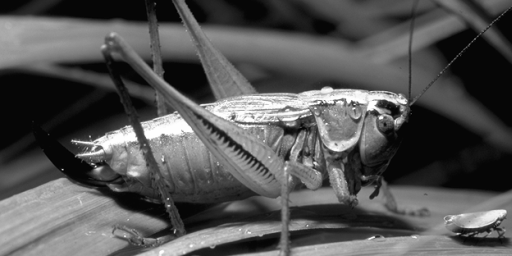
#> input picture C.Neuro/SfN/images/11.tiff, 512 x 256 px
$ jupyter execute --allow-errors 'SfN Presentation-Copy1.ipynb'   (shell and % lines are left out)
#> lines starting #> are read from the running program, lines starting #| are printed output that depends on the picture
[cell 1]
# importing necessary packages

import matplotlib.pyplot as plt
from matplotlib import pylab
import numpy as np
import wave
import sys
from scipy import signal
from sklearn.decomposition import FastICA

# making sure everything prints in iPython


# Vector

# opening the sound file
# spf = wave.open('bark.wav','r')
#> (the rest of this cell did not finish here and is left out)

[cell 2]
import sklearn.decomposition as decomposition

def icaComponents(array, components=20):
    icatemp = decomposition.FastICA(n_components=components)
    return icatemp.fit(array).components_

#> (the rest of this cell did not finish here and is left out)

[cell 3]
import numpy as np
import pylab as py
import math

#show plots in the notebook
py.bone()

#Gabor helper function
def gaborCalc(x, y, sx, sy, fx, fy):
    p1 = (1/(2*math.pi*sx*sy))
    p2 = math.exp(-0.5*(((x*x)/(sx*sx))+((y*y)/(sy*sy))))
    p3 = math.cos(2*math.pi*(fx*x+fy*y))
    return p1 * p2 * p3

def gaborFilter(sizeX = 16, sizeY = 16, sx = 2.0, sy = 3.5, fx = 0.2, fy = 0.0):
    return [[gaborCalc(x-7.5,y-7.5,sx,sy,fx,fy) for x in range(sizeX)] for y in range(sizeY)]

gabor_filter = gaborFilter()

print('mean before centering:',np.mean(gabor_filter))
gabor_filter = np.array(gabor_filter)
pos_ind = gabor_filter >= 0
neg_ind = gabor_filter < 0
pos_sum = np.sum(gabor_filter[pos_ind])
neg_sum = np.sum(gabor_filter[neg_ind])
gabor_filter[neg_ind] = - pos_sum / neg_sum * gabor_filter[neg_ind]
gabor_filter = list(gabor_filter)
print('mean after centering:',np.mean(gabor_filter))

py.imshow(gabor_filter)
py.colorbar()
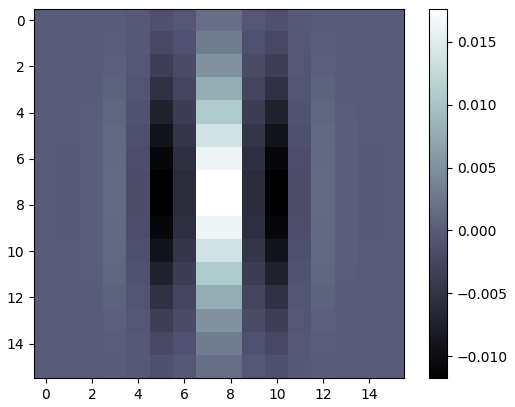
#> figure drawn by matplotlib, 2 panels

[cell 4]
import matplotlib.image as mpimg

#img = mpimg.imread('images/2.tiff')
#img = mpimg.imread('images/5.tiff')
img = mpimg.imread('images/11.tiff')
#> img is the input picture: shape (256, 512); min 0, max 254, mean 84.5

# show the image
fig = py.figure(figsize=(18,20))
fig.add_subplot(2,1,1)
py.imshow(img, cmap=py.cm.Greys_r)

from scipy import ndimage
fig.savefig("pic4.pdf")

#Convolve with the gabor filter
#img_gabor = ndimage.convolve(img, gabor_filter, mode='reflect', cval=0.0)
img_gabor = ndimage.convolve(img.astype(float), gabor_filter, mode='reflect', cval=0.0)
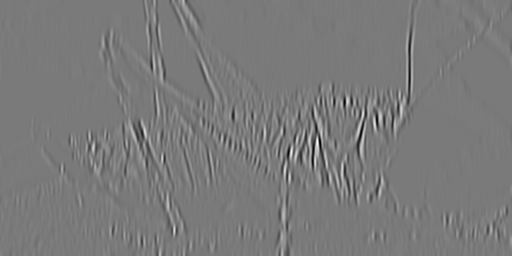
#> img_gabor: shape (256, 512) float64; min -16.72, max 18.09, mean 4.96e-05; drawn with min black and max white
fig.add_subplot(2,1,2)
py.imshow(img_gabor, cmap=py.cm.Greys_r)
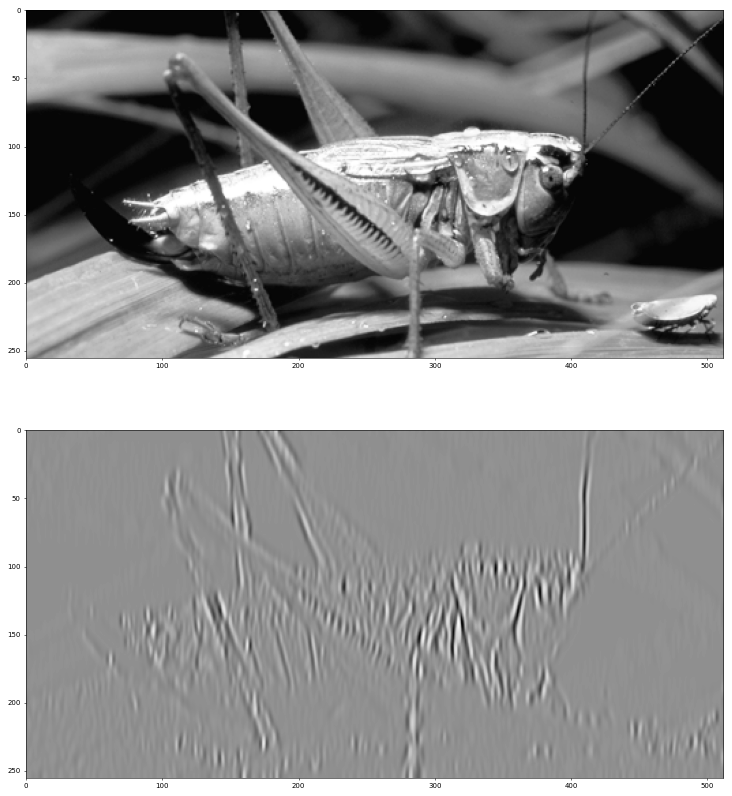
#> figure drawn by matplotlib, 2 panels

[cell 5]
def collect_natural_patches(img_folder, num_patches = 5000, patch_width = 8, downsample=2):
  """ collects image patches, in the same way as the LGN model, for analysis
  the natural images are from a specific folder of 13 .tiff files"""
#> called with img_folder = 'images', num_patches = 50000, patch_width = 8, downsample = 2

  from PIL import Image
  max_tries = num_patches * 50
  image_width = 200

  img_first_patch = 0 # the first patch number accepted from an image
  img_first_try = 0 # the first attempt to take a patch from the image
  patch_cnt = 0
  try_cnt = 0
  ds = downsample
  w = patch_width * ds
  d = w * w
  d_final = patch_width * patch_width
  avg_filt = np.ones([ds, ds],'float') / ds**2

  layer_patch = np.zeros([1,w,w],float)
  down_patch = np.zeros([1,patch_width,patch_width],'float')
  patch = np.zeros([d,1],float)

  img_patches = np.zeros( [d_final,num_patches],float)

  # change the image sampled from
  nat_img_cnt = 1
  active = Image.open(img_folder + '/' + str(nat_img_cnt) + '.tiff')
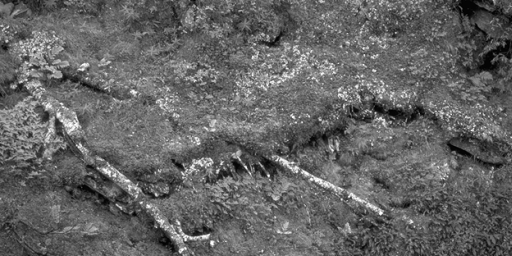
#> input picture C.Neuro/SfN/images/1.tiff, 512 x 256 px
#> active is the input picture: PIL image 512x256 L; min 0, max 255, mean 100.3
  active = np.asarray(active, 'double').transpose()
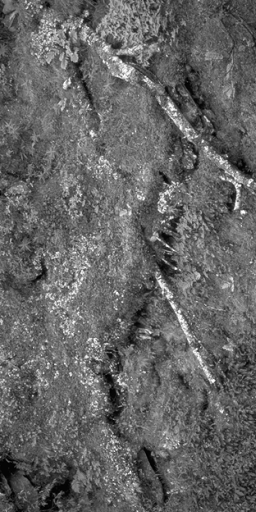
#> active: shape (512, 256) float64; min 0, max 255, mean 100.3
  # normalizing the activity image
  active -= active.mean()
  active /= active.std()

  # collect the patches
  while patch_cnt < num_patches and try_cnt < max_tries:
    try_cnt += 1  # number of total patches attempted

    if (try_cnt - img_first_try) > 50000 or \
      (patch_cnt - img_first_patch) > num_patches/12:
      # change the image sampled from
      nat_img_cnt += 1
      active = Image.open(img_folder + '/' + str(nat_img_cnt) + '.tiff')
      active = np.asarray(active, 'double').transpose()
      # normalizing the activity image
      active -= active.mean()
      active /= active.std()

      img_first_patch = patch_cnt
      img_first_try = try_cnt
      print (float(patch_cnt)/num_patches)

    px = np.random.randint(0,image_width - w)
    py = np.random.randint(0,image_width - w)

    layer_patch[0,:,:] = active[px:px+w,py:py+w].copy()
    patch_std = layer_patch.std()

    if patch_std > 0.0:
      # create the patch vector
      # downsample the patch
      for x in range(patch_width):
        for y in range(patch_width):
          down_patch[0,x,y] = np.sum(avg_filt * layer_patch[0,ds*x:ds*x+ds,ds*y:ds*y+ds])
      patch = np.reshape(down_patch, d_final)
      patch = patch - np.mean(patch)
      img_patches[:,patch_cnt] = patch.copy()
      patch_cnt += 1
  return img_patches

patches_mat = collect_natural_patches('images', num_patches=50000)
print(patches_mat.shape)
